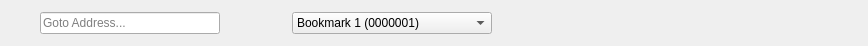
<?xml version="1.0" encoding="UTF-8"?>
<ui version="4.0">
 <class>GotoPanel</class>
 <widget class="QWidget" name="GotoPanel">
  <property name="geometry">
   <rect>
    <x>0</x>
    <y>0</y>
    <width>868</width>
    <height>46</height>
   </rect>
  </property>
  <property name="windowTitle">
   <string>Goto</string>
  </property>
  <layout class="QVBoxLayout" name="verticalLayout">
   <property name="spacing">
    <number>0</number>
   </property>
   <property name="leftMargin">
    <number>0</number>
   </property>
   <property name="topMargin">
    <number>0</number>
   </property>
   <property name="rightMargin">
    <number>0</number>
   </property>
   <property name="bottomMargin">
    <number>0</number>
   </property>
   <item>
    <layout class="QHBoxLayout" name="horizontalLayout" stretch="0,1,0,0,0,0,1,0">
     <property name="spacing">
      <number>6</number>
     </property>
     <property name="leftMargin">
      <number>6</number>
     </property>
     <property name="topMargin">
      <number>4</number>
     </property>
     <property name="rightMargin">
      <number>6</number>
     </property>
     <property name="bottomMargin">
      <number>4</number>
     </property>
     <item>
      <widget class="QToolButton" name="btnGotoOptions">
       <property name="minimumSize">
        <size>
         <width>28</width>
         <height>28</height>
        </size>
       </property>
       <property name="maximumSize">
        <size>
         <width>28</width>
         <height>28</height>
        </size>
       </property>
       <property name="focusPolicy">
        <enum>Qt::FocusPolicy::TabFocus</enum>
       </property>
       <property name="toolTip">
        <string>Goto options</string>
       </property>
       <property name="text">
        <string/>
       </property>
       <property name="icon">
        <iconset theme="permissions"/>
       </property>
       <property name="popupMode">
        <enum>QToolButton::ToolButtonPopupMode::InstantPopup</enum>
       </property>
       <property name="autoRaise">
        <bool>true</bool>
       </property>
       <property name="iconThemeName" stdset="0">
        <string>permissions</string>
       </property>
      </widget>
     </item>
     <item>
      <widget class="QLineEdit" name="editOffset">
       <property name="sizePolicy">
        <sizepolicy hsizetype="Expanding" vsizetype="Fixed">
         <horstretch>0</horstretch>
         <verstretch>0</verstretch>
        </sizepolicy>
       </property>
       <property name="minimumSize">
        <size>
         <width>180</width>
         <height>0</height>
        </size>
       </property>
       <property name="toolTip">
        <string>File address</string>
       </property>
       <property name="text">
        <string/>
       </property>
       <property name="placeholderText">
        <string>Goto Address...</string>
       </property>
      </widget>
     </item>
     <item>
      <spacer name="horizontalSpacer_2">
       <property name="orientation">
        <enum>Qt::Orientation::Horizontal</enum>
       </property>
       <property name="sizeType">
        <enum>QSizePolicy::Policy::Fixed</enum>
       </property>
       <property name="sizeHint" stdset="0">
        <size>
         <width>32</width>
         <height>0</height>
        </size>
       </property>
      </spacer>
     </item>
     <item>
      <widget class="QToolButton" name="btnBookmark">
       <property name="minimumSize">
        <size>
         <width>28</width>
         <height>28</height>
        </size>
       </property>
       <property name="maximumSize">
        <size>
         <width>28</width>
         <height>28</height>
        </size>
       </property>
       <property name="focusPolicy">
        <enum>Qt::FocusPolicy::NoFocus</enum>
       </property>
       <property name="text">
        <string/>
       </property>
       <property name="icon">
        <iconset theme="user-bookmarks-symbolic"/>
       </property>
       <property name="autoRaise">
        <bool>true</bool>
       </property>
       <property name="iconThemeName" stdset="0">
        <string>user-bookmarks-symbolic</string>
       </property>
      </widget>
     </item>
     <item>
      <widget class="QComboBox" name="comboBookmarks">
       <property name="minimumSize">
        <size>
         <width>200</width>
         <height>0</height>
        </size>
       </property>
       <property name="focusPolicy">
        <enum>Qt::FocusPolicy::TabFocus</enum>
       </property>
       <property name="toolTip">
        <string>Bookmarks</string>
       </property>
       <property name="sizeAdjustPolicy">
        <enum>QComboBox::SizeAdjustPolicy::AdjustToContentsOnFirstShow</enum>
       </property>
       <item>
        <property name="text">
         <string>Bookmark 1 (0000001)</string>
        </property>
       </item>
       <item>
        <property name="text">
         <string>Bookmark 2</string>
        </property>
       </item>
      </widget>
     </item>
     <item>
      <spacer name="horizontalSpacer_3">
       <property name="orientation">
        <enum>Qt::Orientation::Horizontal</enum>
       </property>
       <property name="sizeType">
        <enum>QSizePolicy::Policy::Preferred</enum>
       </property>
       <property name="sizeHint" stdset="0">
        <size>
         <width>448</width>
         <height>20</height>
        </size>
       </property>
      </spacer>
     </item>
     <item>
      <spacer name="horizontalSpacer">
       <property name="orientation">
        <enum>Qt::Orientation::Horizontal</enum>
       </property>
       <property name="sizeHint" stdset="0">
        <size>
         <width>0</width>
         <height>0</height>
        </size>
       </property>
      </spacer>
     </item>
     <item>
      <widget class="QToolButton" name="btnClose">
       <property name="minimumSize">
        <size>
         <width>28</width>
         <height>28</height>
        </size>
       </property>
       <property name="maximumSize">
        <size>
         <width>28</width>
         <height>28</height>
        </size>
       </property>
       <property name="focusPolicy">
        <enum>Qt::FocusPolicy::NoFocus</enum>
       </property>
       <property name="toolTip">
        <string>Close</string>
       </property>
       <property name="text">
        <string/>
       </property>
       <property name="icon">
        <iconset theme="window-close-symbolic"/>
       </property>
       <property name="autoRaise">
        <bool>true</bool>
       </property>
       <property name="iconThemeName" stdset="0">
        <string>window-close-symbolic</string>
       </property>
      </widget>
     </item>
    </layout>
   </item>
  </layout>
 </widget>
 <resources/>
 <connections/>
</ui>
